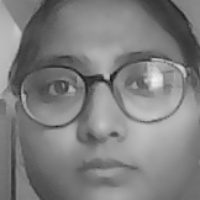
#> input picture dataset/kajal 01_1.jpg, 200 x 200 px, given in place of the camera
$ python dataset.py
#> lines starting #> are read from the running program, lines starting #| are printed output that depends on the picture
#> the answer given: dataset/kajal 01_1.jpg
#> further down, frame is the input picture: shape (200, 200, 3); min 23, max 241, mean 126.7
import cv2
import numpy as np
import os

# Load Haar Cascade for Face Detection
face_classifier = cv2.CascadeClassifier(
    r"C:/Users/Kajal/PycharmProjects/finalyearproject/haarcascade_frontalface_default.xml"
)

# Function to Extract Face from Frame
def face_extractor(img):
    gray = cv2.cvtColor(img, cv2.COLOR_BGR2GRAY)
    faces = face_classifier.detectMultiScale(gray, 1.3, 5)
#> faces = [[11, 8, 181, 181]]

    if len(faces) == 0:
        return None

    x, y, w, h = faces[0]
#> x = 11; y = 8; w = 181; h = 181
    return img[y:y + h, x:x + w]
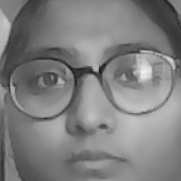
#> returned value: shape (181, 181, 3); min 23, max 241, mean 127.6

# Ensure dataset directory exists
dataset_path = "C:/Users/Kajal/PycharmProjects/finalyearproject/dataset"
if not os.path.exists(dataset_path):
    os.makedirs(dataset_path)

# Ask for user name before starting
user_name = input("Enter the person's name: ").strip()

# Start Video Capture
cap = cv2.VideoCapture(0)
count = 0

while True:
    ret, frame = cap.read()

    face = face_extractor(frame)
    if face is not None:
        count += 1
        face = cv2.resize(face, (200, 200))
        face = cv2.cvtColor(face, cv2.COLOR_BGR2GRAY)
#> face: shape (200, 200)

        # Save images with a unique filename
        file_name_path = os.path.join(dataset_path, f'{user_name}_{count}.jpg')
        cv2.imwrite(file_name_path, face)

        # Show the captured face
        cv2.putText(face, f"{user_name} {count}", (30, 30), cv2.FONT_HERSHEY_COMPLEX, 1, (0, 255, 0), 2)
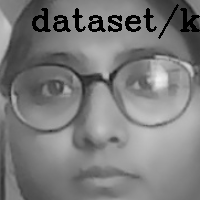
#> face: shape (200, 200); min 0, max 238, mean 123.3
        cv2.imshow('Face Cropper', face)

    else:
        print("Face not found")
        pass

    # Exit Condition: Press 'Enter' or collect 100 samples
    if cv2.waitKey(1) == 13 or count == 100:
#> (key Esc is pressed here)
        break

# Release Camera & Close Windows
cap.release()
cv2.destroyAllWindows()
print(f'✅ Sample Collection Completed for {user_name}!')

$ run again, on dataset/kajal 01_100.jpg
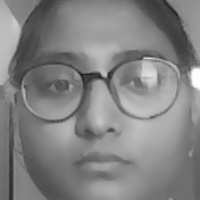
#> input picture dataset/kajal 01_100.jpg, 200 x 200 px, given in place of the camera
#> frame is the input picture: shape (200, 200, 3); min 17, max 255, mean 130.4
#> faces = [[12, 10, 177, 177]]
#> x = 12; y = 10; w = 177
#> in face_extractor, `return img[y:y + h, x:x + w]`:
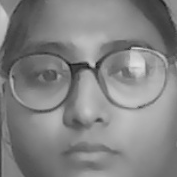
#> returned value: shape (177, 177, 3); min 17, max 223, mean 131.1
#> `cv2.putText(face, f"{user_name} {count}", (30, 30), cv2.FONT_HERSHEY_C..`:
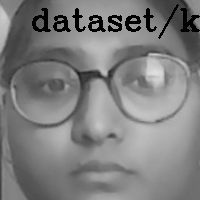
#> face: shape (200, 200); min 0, max 223, mean 126.5
